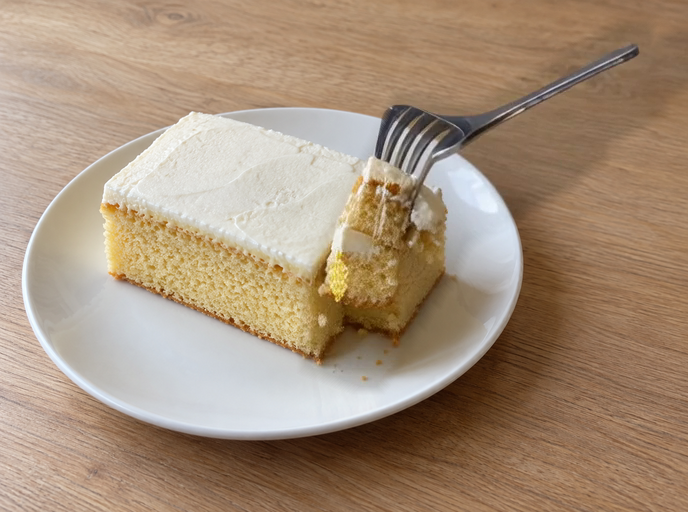
#> input picture artifacts/day21_realism_scale_sweep_v1/cake/vace_scale_0p6/projected_final_hold.png, 688 x 512 px
$ python -i verify_realism_scale_sweep.py   (imports and definitions only)   (older library calls are emulated)
#> lines starting #> are read from the running program, lines starting #| are printed output that depends on the picture
#> further down, picture is the input picture: shape (512, 688, 3); mean B, G, R 122.2, 144.2, 166.6
#!/usr/bin/env python3
"""Verify Day 21 pullback, compute diagnostics, and compose fixed-frame A/B sheets."""
from __future__ import annotations

import argparse
import hashlib
import json
from pathlib import Path

import cv2
import numpy as np
from PIL import Image, ImageDraw, ImageFont


ROOT = Path(__file__).resolve().parents[1]
CASES = ("soup", "rice", "cake")
CONDITIONS = ("vace_scale_0p6", "vace_scale_0p8")
BASELINES = {
    "soup": ROOT / "artifacts/day19_multimaterial_gp40_recovered_20260909_v1/soup__relative3d/projected_final_hold.png",
    "rice": ROOT / "artifacts/day19_multimaterial_gp40_recovered_20260909_v1/rice__relative3d/projected_final_hold.png",
    "cake": ROOT / "artifacts/day20_cake_recovery_gp40_20260909_v1/cake__relative3d/projected_final_hold.png",
}


# [39 lines left out: functions digest, parse_case_paths, verify_listing, not called in this run]


def grayscale_gradient(image: np.ndarray) -> np.ndarray:
    gray = cv2.cvtColor(image, cv2.COLOR_BGR2GRAY).astype(np.float32)
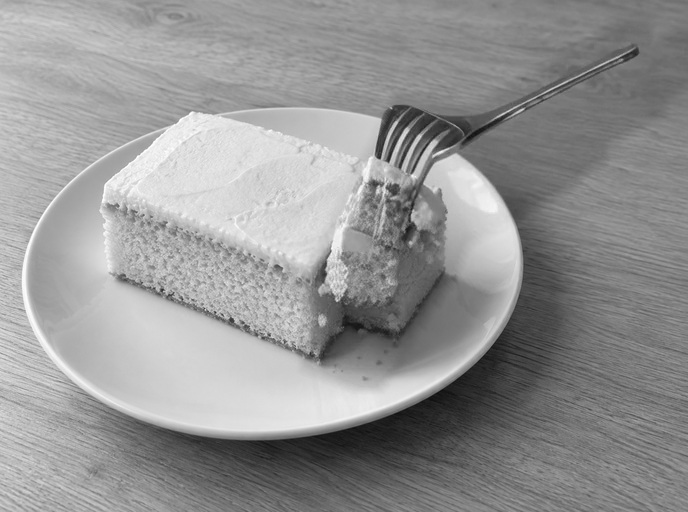
#> gray: shape (512, 688) float32; min 17, max 255, mean 148.4
    gx = cv2.Sobel(gray, cv2.CV_32F, 1, 0, ksize=3)
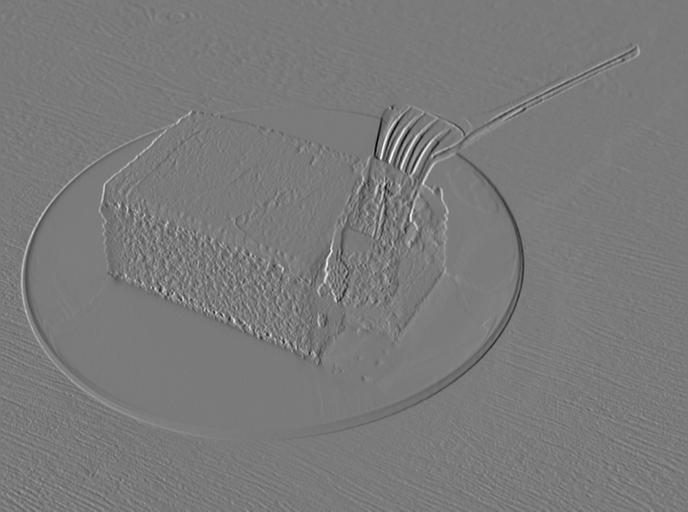
#> gx: shape (512, 688) float32; min -559, max 602, mean -0.7; drawn with min black and max white
    gy = cv2.Sobel(gray, cv2.CV_32F, 0, 1, ksize=3)
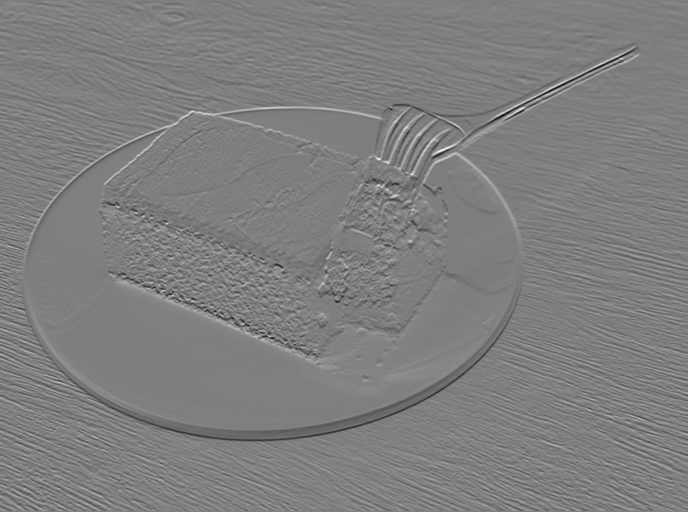
#> gy: shape (512, 688) float32; min -559, max 562, mean -0.2; drawn with min black and max white
    return cv2.magnitude(gx, gy)
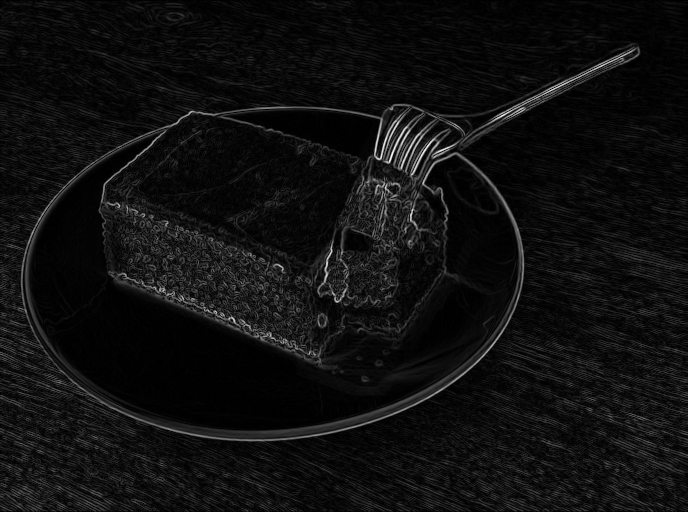
#> returned value: shape (512, 688) float32; min 0, max 629.5, mean 39.9; drawn with min black and max white


# [20 lines left out: function diagnostics, not called in this run]


def font(size: int) -> ImageFont.FreeTypeFont:
    return ImageFont.truetype("C:/Windows/Fonts/arial.ttf", size)


# [84 lines left out: functions compose_case, main, not called in this run]


# [2 lines not run here, left out]

>>> import cv2
>>> picture = cv2.imread('../artifacts/day21_realism_scale_sweep_v1/cake/vace_scale_0p6/projected_final_hold.png')
>>> result = grayscale_gradient(picture)

$ run again, on artifacts/day11_phase_action_checkpoint_sweep_gp40_retry_v2_20260911T144335Z/clear_broth_spoon_imagegen_pseudo_v1/lora_off_projected_review.png
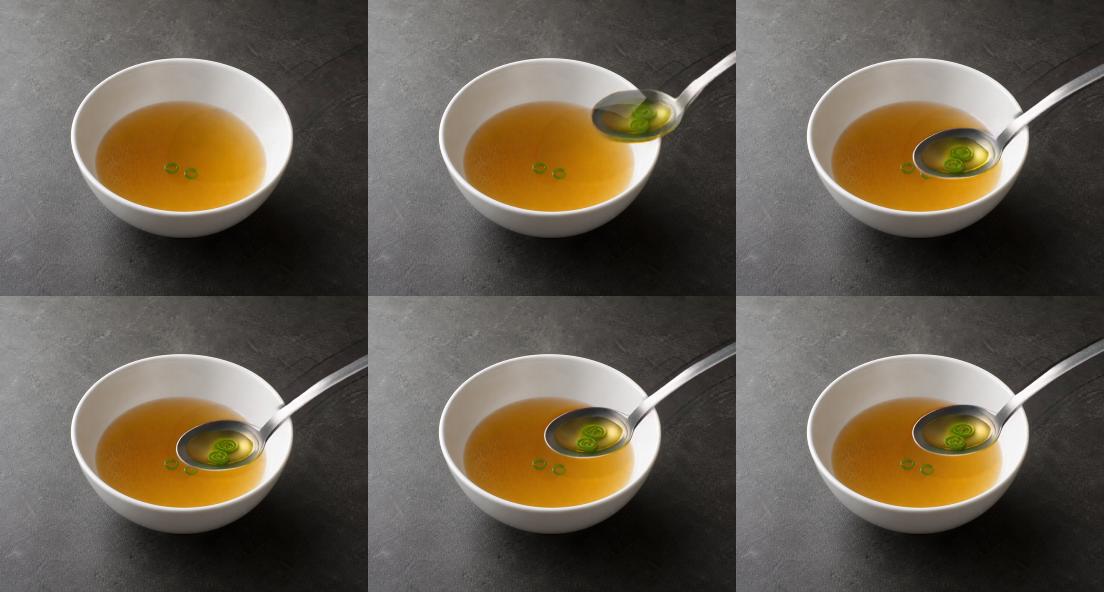
#> input picture artifacts/day11_phase_action_checkpoint_sweep_gp40_retry_v2_20260911T144335Z/clear_broth_spoon_imagegen_pseudo_v1/lora_off_projected_review.png, 2208 x 1184 px (shown at 1/2 size)
#> picture is the input picture: shape (1184, 2208, 3); mean B, G, R 80.1, 93.9, 103.4
#> in grayscale_gradient, `gy = cv2.Sobel(gray, cv2.CV_32F, 0, 1, ksize=3)`:
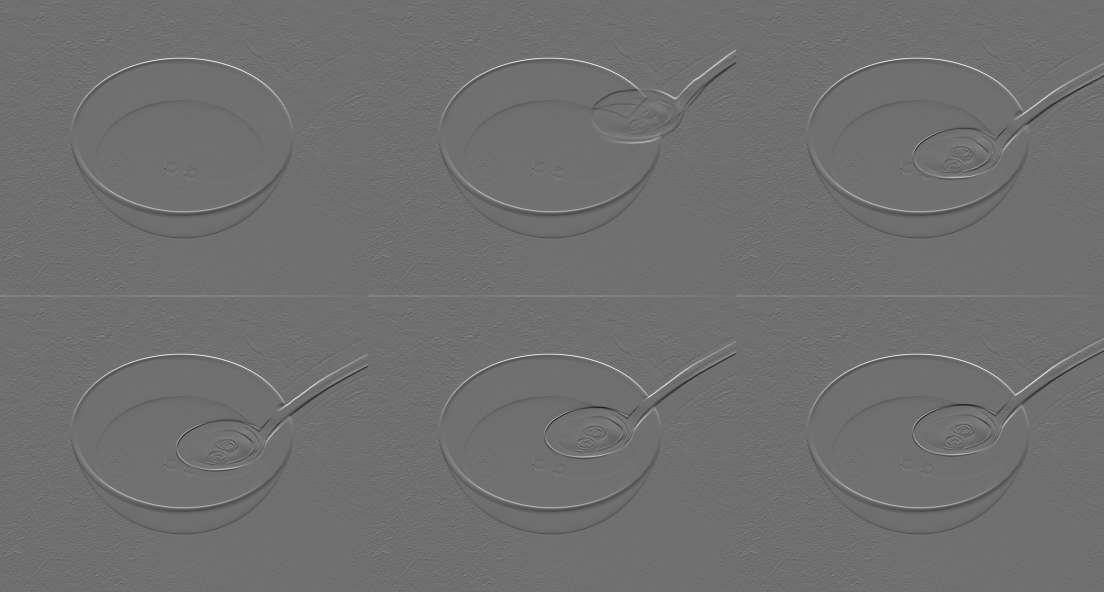
#> gy: shape (1184, 2208) float32 (shown at 1/2 size); min -539, max 685, mean -0.2; drawn with min black and max white
#> in grayscale_gradient, `return cv2.magnitude(gx, gy)`:
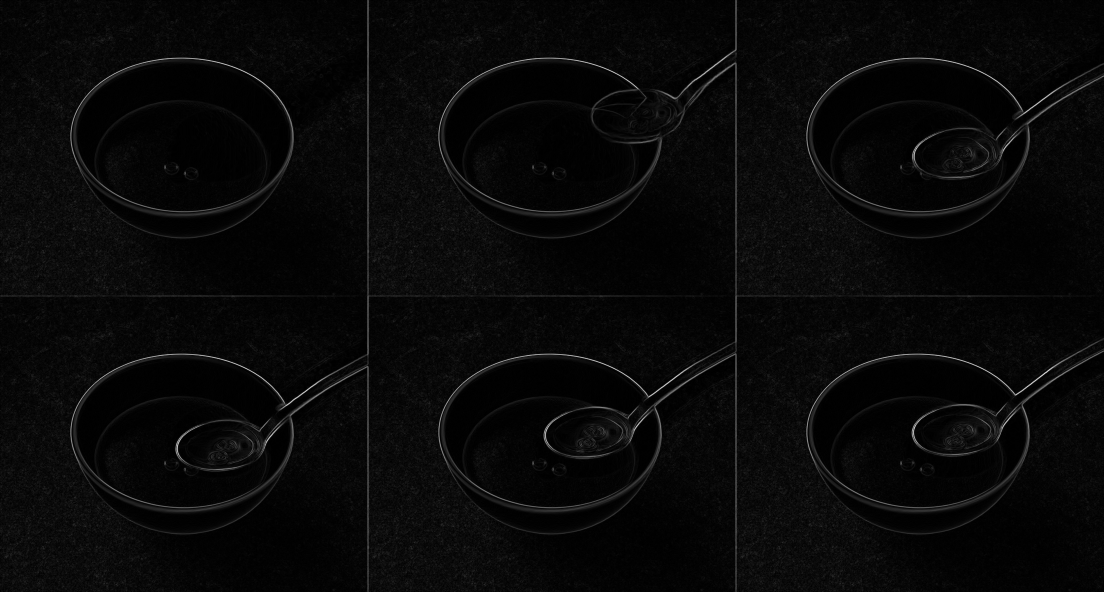
#> returned value: shape (1184, 2208) float32 (shown at 1/2 size); min 0, max 824.6, mean 28.2; drawn with min black and max white
